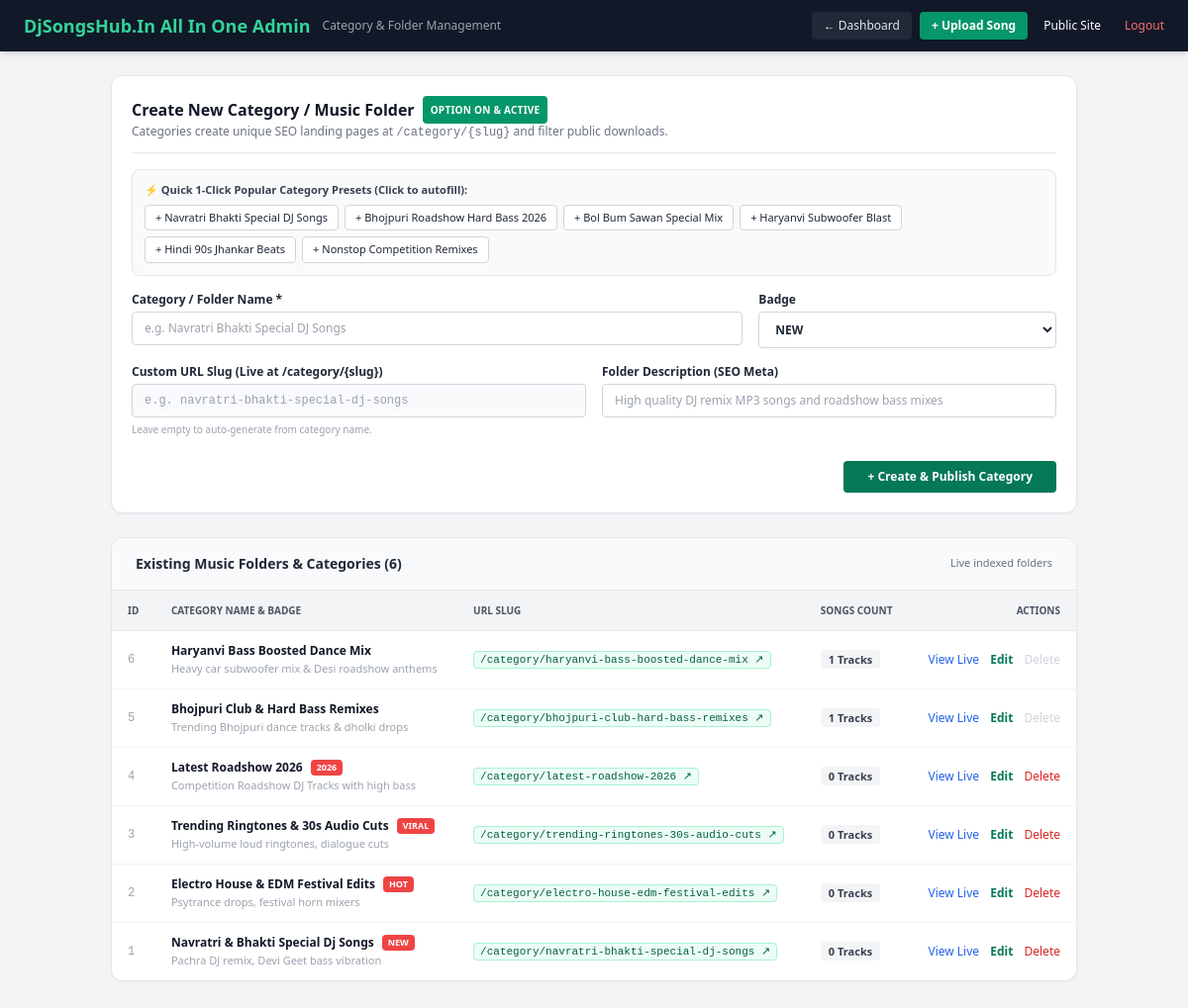
Screenshot of /admin/categories.php (signed in) with the database file from the repository.
### tables this page shows
CREATE TABLE categories (
    id INT AUTO_INCREMENT PRIMARY KEY,
    name VARCHAR(120) NOT NULL,
    slug VARCHAR(150) NOT NULL UNIQUE,
    description TEXT NULL,
    badge VARCHAR(30) DEFAULT NULL,
    is_new TINYINT(1) DEFAULT 0,
    created_at TIMESTAMP DEFAULT CURRENT_TIMESTAMP,
    INDEX idx_cat_slug (slug)
);

### config/db.php (called while the page is built, shortened)
<?php
function e(string|null $value): string {
    return htmlspecialchars($value ?? '', ENT_QUOTES | ENT_SUBSTITUTE, 'UTF-8');
}

### admin/categories.php (the view, shortened to what this page needs)
<?php
require_once __DIR__ . '/../config/db.php';
$pdo = Database::getConnection();
$editCategory = null;
$categoriesStmt = $pdo->query("SELECT c.*, COUNT(s.id) AS song_count
                               FROM categories c
                               LEFT JOIN songs s ON c.id = s.category_id
                               GROUP BY c.id
                               ORDER BY c.id DESC");
$categories = $categoriesStmt->fetchAll();
?>
<!DOCTYPE html>
<html lang="en">
<head>
    <script src="https://cdn.tailwindcss.com"></script>
</head>
<body class="bg-gray-100 font-sans antialiased text-gray-800 pb-12">
    <nav class="bg-gray-900 text-white px-6 py-3 flex flex-wrap items-center justify-between gap-3 shadow-md">
        <div class="flex items-center gap-3">
            <span class="font-black text-lg text-emerald-400"><?= SITE_NAME ?> Admin</span>
            <span class="text-xs text-gray-400">Category &amp; Folder Management</span>
        </div>
        <div class="flex items-center flex-wrap gap-2 text-xs">
            <a href="dashboard.php" class="bg-gray-800 hover:bg-gray-700 text-gray-200 px-3 py-1.5 rounded">&larr; Dashboard</a>
            <a href="upload.php" class="bg-emerald-600 hover:bg-emerald-500 text-white font-bold px-3 py-1.5 rounded">+ Upload Song</a>
            <a href="<?= SITE_URL ?>" target="_blank" class="hover:text-emerald-400 px-2">Public Site</a>
            <a href="logout.php" class="text-red-400 hover:text-red-300 ml-2">Logout</a>
        </div>
    </nav>
    <div class="max-w-5xl mx-auto p-4 sm:p-6 space-y-6">
        <div class="bg-white rounded-xl shadow-sm border border-gray-200 p-5 space-y-4">
            <div class="flex flex-col sm:flex-row sm:items-center justify-between gap-2 pb-3 border-b border-gray-200">
                <div>
                    <h1 class="text-base font-black text-gray-900 flex items-center gap-2">
                        <span><?= $editCategory ? 'Edit Music Category / Folder' : 'Create New Category / Music Folder' ?></span>
                        <span class="bg-emerald-600 text-white text-[10px] font-black px-2 py-0.5 rounded uppercase tracking-wide">
                            Option ON &amp; Active
                        </span>
                    </h1>
                    <p class="text-xs text-gray-500">Categories create unique SEO landing pages at <code>/category/{slug}</code> and filter public downloads.</p>
                </div>
            </div>
            <div class="bg-gray-50 border border-gray-200 rounded-lg p-3 space-y-1.5">
                <span class="text-[11px] font-bold text-gray-700 block">
                    ⚡ Quick 1-Click Popular Category Presets (Click to autofill):
                </span>
                <div class="flex flex-wrap gap-1.5">
                    <?php
                    $presets = [
                        ['name' => 'Navratri Bhakti Special DJ Songs', 'badge' => 'BHAKTI', 'desc' => 'Devotional Navratri bhakti bhajans, dholak mixes & roadshow aarti remixes'],
                        ['name' => 'Bhojpuri Roadshow Hard Bass 2026', 'badge' => 'HOT', 'desc' => 'High voltage Bhojpuri competition hard bass and subwoofer drop remixes'],
                        ['name' => 'Bol Bum Sawan Special Mix', 'badge' => 'BHAKTI', 'desc' => 'Kawad Yatra, Lord Shiva DJ songs and Sawan special nonstop remixes'],
                        ['name' => 'Haryanvi Subwoofer Blast', 'badge' => '2026', 'desc' => 'Heavy bass Haryanvi dance tracks and DJ remixes'],
                        ['name' => 'Hindi 90s Jhankar Beats', 'badge' => 'EXCLUSIVE', 'desc' => 'Evergreen 90s Bollywood remix songs with electro dholki beats'],
                        ['name' => 'Nonstop Competition Remixes', 'badge' => 'NEW', 'desc' => '30-minute nonstop DJ battle & roadshow competition mixes'],
                    ];
                    foreach ($presets as $p):
                    ?>
                    <button type="button" onclick="applyPreset(<?= htmlspecialchars(json_encode($p), ENT_QUOTES, 'UTF-8') ?>)" class="bg-white hover:bg-emerald-50 hover:border-emerald-500 border border-gray-300 text-gray-800 text-[11px] font-medium px-2.5 py-1 rounded transition">
                        + <?= e($p['name']) ?>
                    </button>
                    <?php endforeach; ?>
                </div>
            </div>
            <form method="POST" action="categories.php" class="space-y-4 text-xs">
                <div class="grid grid-cols-1 sm:grid-cols-3 gap-4">
                    <div class="sm:col-span-2">
                        <label class="block font-semibold mb-1 text-gray-800">Category / Folder Name *</label>
                        <input type="text" id="catName" name="name" value="<?= e($editCategory['name'] ?? '') ?>" placeholder="e.g. Navratri Bhakti Special DJ Songs" required class="w-full border border-gray-300 rounded px-3 py-2 text-xs focus:border-emerald-600 outline-none" oninput="autoUpdateSlug(this.value)">
                    </div>
                    <div>
                        <label class="block font-semibold mb-1 text-gray-800">Badge</label>
                        <select name="badge" id="catBadge" class="w-full border border-gray-300 rounded px-3 py-2 text-xs bg-white font-bold">
                            <?php foreach (['NEW', 'HOT', '2026', 'EXCLUSIVE', 'BHAKTI', 'ROADSHOW'] as $b): ?>
                                <option value="<?= $b ?>" <?= ($editCategory['badge'] ?? 'NEW') === $b ? 'selected' : '' ?>><?= $b ?></option>
                            <?php endforeach; ?>
                        </select>
                    </div>
                </div>
                <div class="grid grid-cols-1 sm:grid-cols-2 gap-4">
                    <div>
                        <label class="block font-semibold mb-1 text-gray-800">Custom URL Slug (Live at /category/{slug})</label>
                        <input type="text" id="catSlug" name="slug" value="<?= e($editCategory['slug'] ?? '') ?>" placeholder="e.g. navratri-bhakti-special-dj-songs" class="w-full border border-gray-300 rounded px-3 py-2 text-xs font-mono text-emerald-800 bg-gray-50">
                        <p class="text-[10px] text-gray-400 mt-1">Leave empty to auto-generate from category name.</p>
                    </div>
                    <div>
                        <label class="block font-semibold mb-1 text-gray-800">Folder Description (SEO Meta)</label>
                        <input type="text" id="catDesc" name="description" value="<?= e($editCategory['description'] ?? '') ?>" placeholder="High quality DJ remix MP3 songs and roadshow bass mixes" class="w-full border border-gray-300 rounded px-3 py-2 text-xs">
                    </div>
                </div>
                <div class="pt-2 flex justify-end">
                    <button type="submit" class="bg-emerald-700 hover:bg-emerald-800 text-white font-black py-2 px-6 rounded text-xs transition shadow-sm">
                        <?= $editCategory ? 'Update Category' : '+ Create &amp; Publish Category' ?>
                    </button>
                </div>
            </form>
        </div>
        <div class="bg-white rounded-xl shadow-sm border border-gray-200 overflow-hidden">
            <div class="px-6 py-4 border-b border-gray-200 flex justify-between items-center bg-gray-50">
                <h2 class="text-sm font-bold text-gray-800">Existing Music Folders &amp; Categories (<?= count($categories) ?>)</h2>
                <span class="text-[11px] text-gray-500">Live indexed folders</span>
            </div>
            <table class="w-full text-xs text-left">
                <thead class="bg-gray-100 text-gray-600 font-semibold uppercase border-b text-[10px]">
                    <tr>
                        <th class="px-4 py-3">ID</th>
                        <th class="px-4 py-3">Category Name &amp; Badge</th>
                        <th class="px-4 py-3">URL Slug</th>
                        <th class="px-4 py-3">Songs Count</th>
                        <th class="px-4 py-3 text-right">Actions</th>
                    </tr>
                </thead>
                <tbody class="divide-y divide-gray-100">
                    <?php foreach ($categories as $cat): ?>
                    <tr class="hover:bg-gray-50/70">
                        <td class="px-4 py-3 text-gray-400 font-mono"><?= $cat['id'] ?></td>
                        <td class="px-4 py-3">
                            <div class="flex items-center gap-2">
                                <span class="font-bold text-gray-900"><?= e($cat['name']) ?></span>
                                <?php if (!empty($cat['badge'])): ?>
                                    <span class="bg-red-500 text-white text-[9px] font-black px-1.5 py-0.2 rounded uppercase"><?= e($cat['badge']) ?></span>
                                <?php endif; ?>
                            </div>
                            <p class="text-[11px] text-gray-400 mt-0.5 line-clamp-1"><?= e($cat['description'] ?? '') ?></p>
                        </td>
                        <td class="px-4 py-3">
                            <a href="<?= SITE_URL ?>/category.php?slug=<?= urlencode($cat['slug']) ?>" target="_blank" class="text-emerald-800 font-mono text-[11px] hover:underline bg-emerald-50 px-1.5 py-0.5 rounded border border-emerald-200">
                                /category/<?= e($cat['slug']) ?> &nearr;
                            </a>
                        </td>
                        <td class="px-4 py-3">
                            <span class="bg-gray-100 text-gray-700 font-bold px-2 py-0.5 rounded text-[11px]"><?= (int)$cat['song_count'] ?> Tracks</span>
                        </td>
                        <td class="px-4 py-3 text-right space-x-2">
                            <a href="<?= SITE_URL ?>/category.php?slug=<?= urlencode($cat['slug']) ?>" target="_blank" class="text-blue-600 hover:underline">View Live</a>
                            <a href="categories.php?edit=<?= $cat['id'] ?>" class="text-emerald-700 font-bold hover:underline">Edit</a>
                            <?php if ((int)$cat['song_count'] === 0): ?>
                                <a href="categories.php?delete=<?= $cat['id'] ?>" onclick="return confirm('Delete category <?= e($cat['name']) ?>?');" class="text-red-600 hover:underline">Delete</a>
                            <?php else: ?>
                                <span class="text-gray-300" title="Cannot delete category containing tracks">Delete</span>
                            <?php endif; ?>
                        </td>
                    </tr>
                    <?php endforeach; ?>
                </tbody>
            </table>
        </div>
    </div>
</body>
</html>

### rows the page displays
categories: id "6", name "Haryanvi Bass Boosted Dance Mix", description "Heavy car subwoofer mix & Desi roadshow anthems", slug "haryanvi-bass-boosted-dance-mix", song_count "1", shows "Delete"
categories: id "5", name "Bhojpuri Club & Hard Bass Remixes", description "Trending Bhojpuri dance tracks & dholki drops", slug "bhojpuri-club-hard-bass-remixes", song_count "1", shows "Delete"
categories: id "4", name "Latest Roadshow 2026", badge "2026", description "Competition Roadshow DJ Tracks with high bass", slug "latest-roadshow-2026", song_count "0"
categories: id "3", name "Trending Ringtones & 30s Audio Cuts", badge "VIRAL", description "High-volume loud ringtones, dialogue cuts", slug "trending-ringtones-30s-audio-cuts", song_count "0"
categories: id "2", name "Electro House & EDM Festival Edits", badge "HOT", description "Psytrance drops, festival horn mixers", slug "electro-house-edm-festival-edits", song_count "0"
categories: id "1", name "Navratri & Bhakti Special Dj Songs", badge "NEW", description "Pachra DJ remix, Devi Geet bass vibration", slug "navratri-bhakti-special-dj-songs", song_count "0"

### other values shown
SITE_NAME "DjSongsHub.In All In One"
$p['name'] "Navratri Bhakti Special DJ Songs"
$p['name'] "Bhojpuri Roadshow Hard Bass 2026"
$p['name'] "Bol Bum Sawan Special Mix"
$p['name'] "Haryanvi Subwoofer Blast"
$p['name'] "Hindi 90s Jhankar Beats"
$p['name'] "Nonstop Competition Remixes"
count($categories) "6"
form field badge "NEW"
